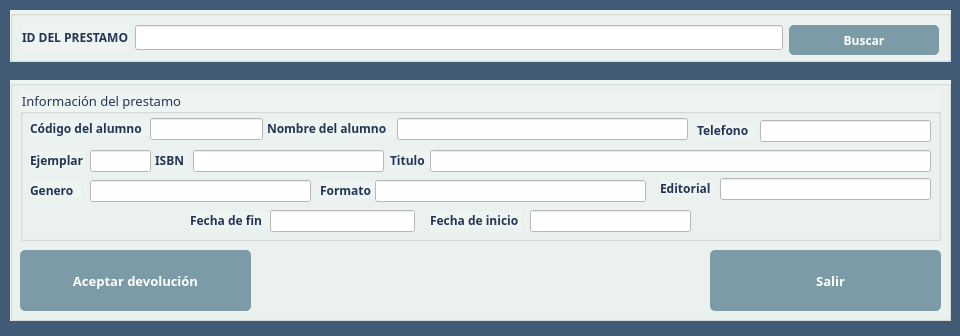
<?xml version="1.0" encoding="UTF-8"?>
<ui version="4.0">
 <class>BackLoan</class>
 <widget class="QMainWindow" name="BackLoan">
  <property name="geometry">
   <rect>
    <x>0</x>
    <y>0</y>
    <width>960</width>
    <height>336</height>
   </rect>
  </property>
  <property name="minimumSize">
   <size>
    <width>960</width>
    <height>336</height>
   </size>
  </property>
  <property name="maximumSize">
   <size>
    <width>960</width>
    <height>336</height>
   </size>
  </property>
  <property name="font">
   <font>
    <family>Raleway</family>
   </font>
  </property>
  <property name="windowTitle">
   <string>Devolución del prestamo</string>
  </property>
  <property name="windowIcon">
   <iconset resource="images.qrc">
    <normaloff>:/book-flat.ico</normaloff>:/book-flat.ico</iconset>
  </property>
  <property name="styleSheet">
   <string notr="true"/>
  </property>
  <widget class="QWidget" name="centralwidget">
   <widget class="QGroupBox" name="gbMain">
    <property name="geometry">
     <rect>
      <x>10</x>
      <y>80</y>
      <width>941</width>
      <height>241</height>
     </rect>
    </property>
    <property name="styleSheet">
     <string notr="true">background-color: rgb(238, 244, 242); color: rgb(35, 54, 86);</string>
    </property>
    <property name="title">
     <string/>
    </property>
    <widget class="QGroupBox" name="gbInformation">
     <property name="enabled">
      <bool>false</bool>
     </property>
     <property name="geometry">
      <rect>
       <x>10</x>
       <y>10</y>
       <width>921</width>
       <height>151</height>
      </rect>
     </property>
     <property name="font">
      <font>
       <family>Raleway</family>
       <pointsize>10</pointsize>
      </font>
     </property>
     <property name="title">
      <string>Información del prestamo</string>
     </property>
     <widget class="QLabel" name="lbStudentCode">
      <property name="geometry">
       <rect>
        <x>10</x>
        <y>30</y>
        <width>121</width>
        <height>16</height>
       </rect>
      </property>
      <property name="font">
       <font>
        <family>Raleway</family>
        <weight>75</weight>
        <bold>true</bold>
       </font>
      </property>
      <property name="text">
       <string>Código del alumno</string>
      </property>
     </widget>
     <widget class="QLineEdit" name="lneStudentCode">
      <property name="geometry">
       <rect>
        <x>130</x>
        <y>28</y>
        <width>113</width>
        <height>22</height>
       </rect>
      </property>
      <property name="font">
       <font>
        <family>Raleway</family>
       </font>
      </property>
      <property name="styleSheet">
       <string notr="true">background-color: rgb(255,255,255);</string>
      </property>
     </widget>
     <widget class="QLabel" name="lbName">
      <property name="geometry">
       <rect>
        <x>247</x>
        <y>30</y>
        <width>131</width>
        <height>16</height>
       </rect>
      </property>
      <property name="font">
       <font>
        <family>Raleway</family>
        <weight>75</weight>
        <bold>true</bold>
       </font>
      </property>
      <property name="text">
       <string>Nombre del alumno</string>
      </property>
     </widget>
     <widget class="QLineEdit" name="lneName">
      <property name="geometry">
       <rect>
        <x>377</x>
        <y>28</y>
        <width>291</width>
        <height>22</height>
       </rect>
      </property>
      <property name="font">
       <font>
        <family>Raleway</family>
       </font>
      </property>
      <property name="styleSheet">
       <string notr="true">background-color: rgb(255,255,255);</string>
      </property>
     </widget>
     <widget class="QLabel" name="lbCellphone">
      <property name="geometry">
       <rect>
        <x>677</x>
        <y>32</y>
        <width>61</width>
        <height>16</height>
       </rect>
      </property>
      <property name="font">
       <font>
        <family>Raleway</family>
        <weight>75</weight>
        <bold>true</bold>
       </font>
      </property>
      <property name="text">
       <string>Telefono</string>
      </property>
     </widget>
     <widget class="QLineEdit" name="lneCellphone">
      <property name="geometry">
       <rect>
        <x>740</x>
        <y>30</y>
        <width>171</width>
        <height>22</height>
       </rect>
      </property>
      <property name="font">
       <font>
        <family>Raleway</family>
       </font>
      </property>
      <property name="styleSheet">
       <string notr="true">background-color: rgb(255,255,255);</string>
      </property>
      <property name="text">
       <string/>
      </property>
     </widget>
     <widget class="QLabel" name="lbExistence">
      <property name="geometry">
       <rect>
        <x>10</x>
        <y>62</y>
        <width>55</width>
        <height>16</height>
       </rect>
      </property>
      <property name="font">
       <font>
        <family>Raleway</family>
        <weight>75</weight>
        <bold>true</bold>
       </font>
      </property>
      <property name="text">
       <string>Ejemplar</string>
      </property>
     </widget>
     <widget class="QLabel" name="lbTitle">
      <property name="geometry">
       <rect>
        <x>370</x>
        <y>62</y>
        <width>41</width>
        <height>16</height>
       </rect>
      </property>
      <property name="font">
       <font>
        <family>Raleway</family>
        <weight>75</weight>
        <bold>true</bold>
       </font>
      </property>
      <property name="text">
       <string>Titulo</string>
      </property>
     </widget>
     <widget class="QLabel" name="lbISBN">
      <property name="geometry">
       <rect>
        <x>135</x>
        <y>62</y>
        <width>31</width>
        <height>16</height>
       </rect>
      </property>
      <property name="font">
       <font>
        <family>Raleway</family>
        <weight>75</weight>
        <bold>true</bold>
       </font>
      </property>
      <property name="text">
       <string>ISBN</string>
      </property>
     </widget>
     <widget class="QLabel" name="lbSecondDate">
      <property name="geometry">
       <rect>
        <x>170</x>
        <y>122</y>
        <width>81</width>
        <height>16</height>
       </rect>
      </property>
      <property name="font">
       <font>
        <family>Raleway</family>
        <weight>75</weight>
        <bold>true</bold>
       </font>
      </property>
      <property name="text">
       <string>Fecha de fin</string>
      </property>
     </widget>
     <widget class="QLabel" name="lbGenero">
      <property name="geometry">
       <rect>
        <x>10</x>
        <y>92</y>
        <width>51</width>
        <height>16</height>
       </rect>
      </property>
      <property name="font">
       <font>
        <family>Raleway</family>
        <weight>75</weight>
        <bold>true</bold>
       </font>
      </property>
      <property name="text">
       <string>Genero</string>
      </property>
     </widget>
     <widget class="QLabel" name="lbFirstDate">
      <property name="geometry">
       <rect>
        <x>410</x>
        <y>122</y>
        <width>91</width>
        <height>16</height>
       </rect>
      </property>
      <property name="font">
       <font>
        <family>Raleway</family>
        <weight>75</weight>
        <bold>true</bold>
       </font>
      </property>
      <property name="text">
       <string>Fecha de inicio</string>
      </property>
     </widget>
     <widget class="QLabel" name="lbFormate">
      <property name="geometry">
       <rect>
        <x>300</x>
        <y>92</y>
        <width>55</width>
        <height>16</height>
       </rect>
      </property>
      <property name="font">
       <font>
        <family>Raleway</family>
        <weight>75</weight>
        <bold>true</bold>
       </font>
      </property>
      <property name="text">
       <string>Formato</string>
      </property>
     </widget>
     <widget class="QLabel" name="lbPublisher">
      <property name="geometry">
       <rect>
        <x>640</x>
        <y>90</y>
        <width>55</width>
        <height>16</height>
       </rect>
      </property>
      <property name="font">
       <font>
        <family>Raleway</family>
        <weight>75</weight>
        <bold>true</bold>
       </font>
      </property>
      <property name="text">
       <string>Editorial</string>
      </property>
     </widget>
     <widget class="QLineEdit" name="lneExistence">
      <property name="geometry">
       <rect>
        <x>70</x>
        <y>60</y>
        <width>61</width>
        <height>22</height>
       </rect>
      </property>
      <property name="font">
       <font>
        <family>Raleway</family>
       </font>
      </property>
      <property name="styleSheet">
       <string notr="true">background-color: rgb(255,255,255);</string>
      </property>
     </widget>
     <widget class="QLineEdit" name="lneISBN">
      <property name="geometry">
       <rect>
        <x>173</x>
        <y>60</y>
        <width>191</width>
        <height>22</height>
       </rect>
      </property>
      <property name="font">
       <font>
        <family>Raleway</family>
       </font>
      </property>
      <property name="styleSheet">
       <string notr="true">background-color: rgb(255,255,255);</string>
      </property>
     </widget>
     <widget class="QLineEdit" name="lneTitle">
      <property name="geometry">
       <rect>
        <x>410</x>
        <y>60</y>
        <width>501</width>
        <height>22</height>
       </rect>
      </property>
      <property name="font">
       <font>
        <family>Raleway</family>
       </font>
      </property>
      <property name="styleSheet">
       <string notr="true">background-color: rgb(255,255,255);</string>
      </property>
     </widget>
     <widget class="QLineEdit" name="lnePublisher">
      <property name="geometry">
       <rect>
        <x>700</x>
        <y>88</y>
        <width>211</width>
        <height>22</height>
       </rect>
      </property>
      <property name="font">
       <font>
        <family>Raleway</family>
       </font>
      </property>
      <property name="styleSheet">
       <string notr="true">background-color: rgb(255,255,255);</string>
      </property>
     </widget>
     <widget class="QLineEdit" name="lneGenero">
      <property name="geometry">
       <rect>
        <x>70</x>
        <y>90</y>
        <width>221</width>
        <height>22</height>
       </rect>
      </property>
      <property name="font">
       <font>
        <family>Raleway</family>
       </font>
      </property>
      <property name="styleSheet">
       <string notr="true">background-color: rgb(255,255,255);</string>
      </property>
     </widget>
     <widget class="QLineEdit" name="lneFormate">
      <property name="geometry">
       <rect>
        <x>355</x>
        <y>90</y>
        <width>271</width>
        <height>22</height>
       </rect>
      </property>
      <property name="font">
       <font>
        <family>Raleway</family>
       </font>
      </property>
      <property name="styleSheet">
       <string notr="true">background-color: rgb(255,255,255);</string>
      </property>
     </widget>
     <widget class="QLineEdit" name="lneFirstDate">
      <property name="geometry">
       <rect>
        <x>510</x>
        <y>120</y>
        <width>161</width>
        <height>22</height>
       </rect>
      </property>
      <property name="font">
       <font>
        <family>Raleway</family>
       </font>
      </property>
      <property name="styleSheet">
       <string notr="true">background-color: rgb(255,255,255);</string>
      </property>
     </widget>
     <widget class="QLineEdit" name="lneSecondDate">
      <property name="geometry">
       <rect>
        <x>250</x>
        <y>120</y>
        <width>145</width>
        <height>22</height>
       </rect>
      </property>
      <property name="font">
       <font>
        <family>Raleway</family>
       </font>
      </property>
      <property name="styleSheet">
       <string notr="true">background-color: rgb(255,255,255);</string>
      </property>
     </widget>
     <zorder>lbStudentCode</zorder>
     <zorder>lneStudentCode</zorder>
     <zorder>lbName</zorder>
     <zorder>lneName</zorder>
     <zorder>lbCellphone</zorder>
     <zorder>lneCellphone</zorder>
     <zorder>lbExistence</zorder>
     <zorder>lbTitle</zorder>
     <zorder>lbISBN</zorder>
     <zorder>lbSecondDate</zorder>
     <zorder>lbGenero</zorder>
     <zorder>lbFirstDate</zorder>
     <zorder>lbFormate</zorder>
     <zorder>lbPublisher</zorder>
     <zorder>lneExistence</zorder>
     <zorder>lneISBN</zorder>
     <zorder>lneTitle</zorder>
     <zorder>lnePublisher</zorder>
     <zorder>lneFirstDate</zorder>
     <zorder>lneGenero</zorder>
     <zorder>lneFormate</zorder>
     <zorder>lneSecondDate</zorder>
    </widget>
    <widget class="QPushButton" name="pbAcept">
     <property name="enabled">
      <bool>false</bool>
     </property>
     <property name="geometry">
      <rect>
       <x>10</x>
       <y>170</y>
       <width>231</width>
       <height>61</height>
      </rect>
     </property>
     <property name="font">
      <font>
       <family>Raleway</family>
       <pointsize>10</pointsize>
       <weight>75</weight>
       <bold>true</bold>
      </font>
     </property>
     <property name="styleSheet">
      <string notr="true">QPushButton#pbAcept {
background-color: rgb(123, 155, 166);
color:  rgb(255, 255, 255);
border-radius: 5px;
 }

 QPushButton#pbAcept:hover {
background-color: rgb(65, 91, 118);
color:  rgb(255, 255, 255);
 }</string>
     </property>
     <property name="text">
      <string>Aceptar devolución</string>
     </property>
    </widget>
    <widget class="QPushButton" name="pbExit">
     <property name="geometry">
      <rect>
       <x>700</x>
       <y>170</y>
       <width>231</width>
       <height>61</height>
      </rect>
     </property>
     <property name="font">
      <font>
       <family>Raleway</family>
       <pointsize>10</pointsize>
       <weight>75</weight>
       <bold>true</bold>
      </font>
     </property>
     <property name="styleSheet">
      <string notr="true">QPushButton#pbExit {
background-color: rgb(123, 155, 166);
color:  rgb(255, 255, 255);
border-radius: 5px;
 }

 QPushButton#pbExit:hover {
background-color: rgb(65, 91, 118);
color:  rgb(255, 255, 255);
 }</string>
     </property>
     <property name="text">
      <string>   Salir</string>
     </property>
     <property name="icon">
      <iconset resource="images.qrc">
       <normaloff>:/door_out.ico</normaloff>:/door_out.ico</iconset>
     </property>
     <property name="iconSize">
      <size>
       <width>60</width>
       <height>60</height>
      </size>
     </property>
    </widget>
   </widget>
   <widget class="QGroupBox" name="gbId">
    <property name="geometry">
     <rect>
      <x>10</x>
      <y>10</y>
      <width>941</width>
      <height>52</height>
     </rect>
    </property>
    <property name="styleSheet">
     <string notr="true">background-color: rgb(238, 244, 242); color: rgb(35, 54, 86);</string>
    </property>
    <property name="title">
     <string/>
    </property>
    <layout class="QHBoxLayout" name="horizontalLayout">
     <item>
      <widget class="QLabel" name="lbId">
       <property name="font">
        <font>
         <family>Raleway</family>
         <weight>75</weight>
         <bold>true</bold>
        </font>
       </property>
       <property name="text">
        <string>ID DEL PRESTAMO</string>
       </property>
      </widget>
     </item>
     <item>
      <widget class="QLineEdit" name="lneIdLoan">
       <property name="font">
        <font>
         <family>Raleway</family>
        </font>
       </property>
       <property name="styleSheet">
        <string notr="true">background-color: rgb(255, 255, 255);</string>
       </property>
       <property name="maxLength">
        <number>10</number>
       </property>
      </widget>
     </item>
     <item>
      <widget class="QPushButton" name="pbSearch">
       <property name="minimumSize">
        <size>
         <width>150</width>
         <height>30</height>
        </size>
       </property>
       <property name="font">
        <font>
         <family>Raleway</family>
         <weight>75</weight>
         <bold>true</bold>
        </font>
       </property>
       <property name="styleSheet">
        <string notr="true">QPushButton#pbSearch {
background-color: rgb(123, 155, 166);
color:  rgb(255, 255, 255);
border-radius: 5px;
 }

 QPushButton#pbSearch:hover {
background-color: rgb(65, 91, 118);
color:  rgb(255, 255, 255);
 }</string>
       </property>
       <property name="text">
        <string>Buscar</string>
       </property>
      </widget>
     </item>
    </layout>
   </widget>
   <widget class="QLabel" name="label">
    <property name="geometry">
     <rect>
      <x>-6</x>
      <y>-5</y>
      <width>971</width>
      <height>351</height>
     </rect>
    </property>
    <property name="styleSheet">
     <string notr="true">background-color: rgb(65, 91, 118);
</string>
    </property>
    <property name="text">
     <string/>
    </property>
   </widget>
   <zorder>label</zorder>
   <zorder>gbMain</zorder>
   <zorder>gbId</zorder>
  </widget>
 </widget>
 <resources>
  <include location="images.qrc"/>
 </resources>
 <connections>
  <connection>
   <sender>pbExit</sender>
   <signal>clicked()</signal>
   <receiver>BackLoan</receiver>
   <slot>close()</slot>
   <hints>
    <hint type="sourcelabel">
     <x>800</x>
     <y>267</y>
    </hint>
    <hint type="destinationlabel">
     <x>539</x>
     <y>324</y>
    </hint>
   </hints>
  </connection>
 </connections>
</ui>
